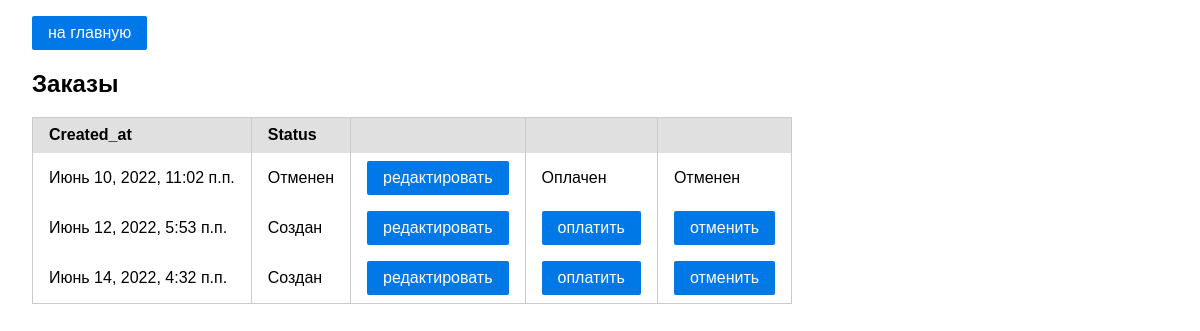
The app's page /orders/ (signed in), older data.
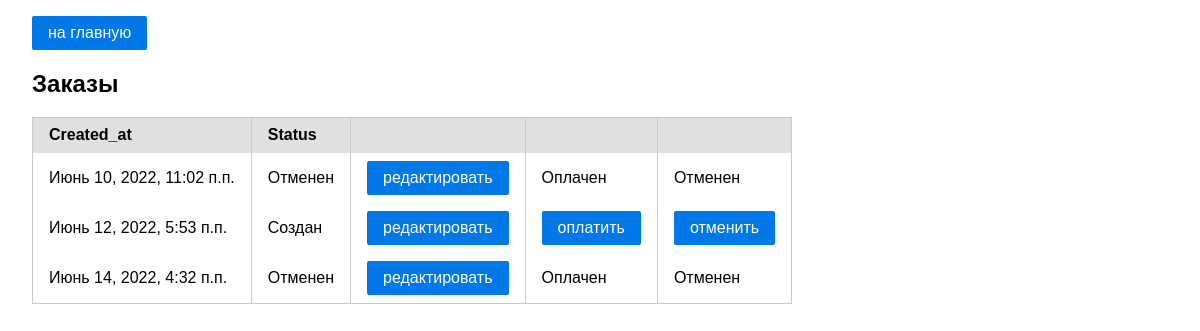
The same page, newer data.
### ordersapp/models.py (models this page shows)
class Order(models.Model):
    CREATED = "CREATED"
    PAID = "PAID"
    SENT = "SENT"
    DELIVERED = "DELIVERED"
    CANCELED = "CANCELED"
    STATUS_CHOICES = [
        (CREATED, "Создан"),
        (PAID, "Оплачен"),
        (SENT, "Отправлен"),
        (DELIVERED, "Доставлен"),
        (CANCELED, "Отменен")
    ]
    user = models.ForeignKey(
        get_user_model(), on_delete=models.CASCADE, related_name="orders"
    )
    status = models.CharField(choices=STATUS_CHOICES, max_length=16, default=CREATED)
    created_at = models.DateTimeField(auto_now_add=True)
    @property
    def can_pay(self):
        return self.status == Order.CREATED
    @property
    def can_cancel(self):
        return self.status in [Order.CREATED, Order.PAID, Order.SENT]

### ordersapp/views.py (the view)
# urls.py: path("", ordersapp.OrderListView.as_view(), name="list"),
class OrderListView(LoginRequiredMixin, TitleMixin, ListView):
    template_name = "ordersapp/order_list.html"
    model = Order
    title = "Заказы"
    def get_queryset(self):
        return Order.objects.order_by('created_at')

### basketapp/context_processors.py (called while the page is built)
def basket(request):
    return {
        'basket': getattr(request.user, 'basket', None)
    }

### mainapp/context_processors.py (called while the page is built)
def menu_links(request):
    return {
        "menu": {
            'index': 'Главная',
            'products': 'Товары',
            'contact': 'Контакты',
        }
    }

### utils/mixins.py (called while the page is built)
    @method_decorator(login_required)
    def dispatch(self, request, *args, **kwargs):
        return super().dispatch(request, *args, **kwargs)

    def get_context_data(self, **kwargs):
        context = super().get_context_data(**kwargs)
        context["title"] = self.title
        return context

### ordersapp/templates/ordersapp/order_list.html
{% extends 'ordersapp/base.html' %}
{% load static %}
{% block content %}
{% if not object_list %}
<h4>У вас нет активных заказов</h4>
{% else %}
<table class="pure-table">
    <thead>
    <tr>
        <th>Created_at</th>
        <th>Status</th>
        <th></th>
        <th></th>
        <th></th>
    </tr>
    </thead>
    <tbody>
    {% for object in object_list %}
    <tr>
        <td><span>{{ object.created_at }}</span></span></td>
        <td><span>{{ object.get_status_display }}</span></td>
        <td>
            <a href="{% url 'orders:update' object.pk %}"
               class="pure-button pure-button-primary button-radius">
                редактировать
            </a>
        </td>
        <td>
            {% if object.can_pay %}
                <a href="{% url 'orders:pay' object.pk %}"
                   class="pure-button pure-button-primary button-radius">
                    оплатить
                </a>
            {% else %}
                <span>Оплачен</span>
            {% endif %}
        </td>
        <td>
            {% if object.can_cancel %}
                <a href="{% url 'orders:cancel' object.pk %}"
                   class="pure-button pure-button-primary button-radius">
                    отменить
                </a>
            {% else %}
                <span>Отменен</span>
            {% endif %}
        </td>
    </tr>
    {% endfor %}
    </tbody>
</table>
{% endif %}
{% endblock %}

### ordersapp/templates/ordersapp/base.html (shortened to what this page needs)
<!DOCTYPE html>
{% load static %}
<html>
<head>
    {% block css %}
    <link rel="stylesheet" type="text/css" href="{% static 'css/pure-min.css' %}">
    <link rel="stylesheet" type="text/css" href="{% static 'css/orders-styles.css' %}">
    {% endblock %}
</head>
<body>
<div class="content">
    <a class="pure-button pure-button-primary button-radius" href="{% url 'index' %}">на главную</a>
    <h2>{{ title }}</h2>
    {% block content %}
    {% endblock %}
</div>
</body>
</html>

### static/css/pure-min.css (style rules this page uses)
html { line-height:1.15;-webkit-text-size-adjust:100% }
body { margin:0 }
a { background-color:transparent }
html { font-family:sans-serif }
.pure-button { display:inline-block;line-height:normal;white-space:nowrap;vertical-align:middle;text-align:center;cursor:pointer;-webkit-user-drag:none;-webkit-user-select:none;-moz-user-select:none;-ms-user-select:none;user-select:none;-webkit-box-sizing:border-box;box-sizing:border-box }
.pure-button { font-family:inherit;font-size:100%;padding:.5em 1em;color:rgba(0,0,0,.8);border:none transparent;background-color:#e6e6e6;text-decoration:none;border-radius:2px }
.pure-button-primary,.pure-button-selected,a.pure-button-primary,a.pure-button-selected { background-color:#0078e7;color:#fff }
.pure-table { border-collapse:collapse;border-spacing:0;empty-cells:show;border:1px solid #cbcbcb }
.pure-table td,.pure-table th { border-left:1px solid #cbcbcb;border-width:0 0 0 1px;font-size:inherit;margin:0;overflow:visible;padding:.5em 1em }
.pure-table thead { background-color:#e0e0e0;color:#000;text-align:left;vertical-align:bottom }
.pure-table td { background-color:transparent }

### static/css/orders-styles.css (style rules this page uses)
.content { max-width: 1060px; padding: 1em 2em; }

Row changes from the older to the newer data that the page shows:
changed Order "Июнь 14, 2022, 4:32 п.п.": status "Создан" → "Отменен"; status "оплатить отменить" → "Оплачен Отменен"
